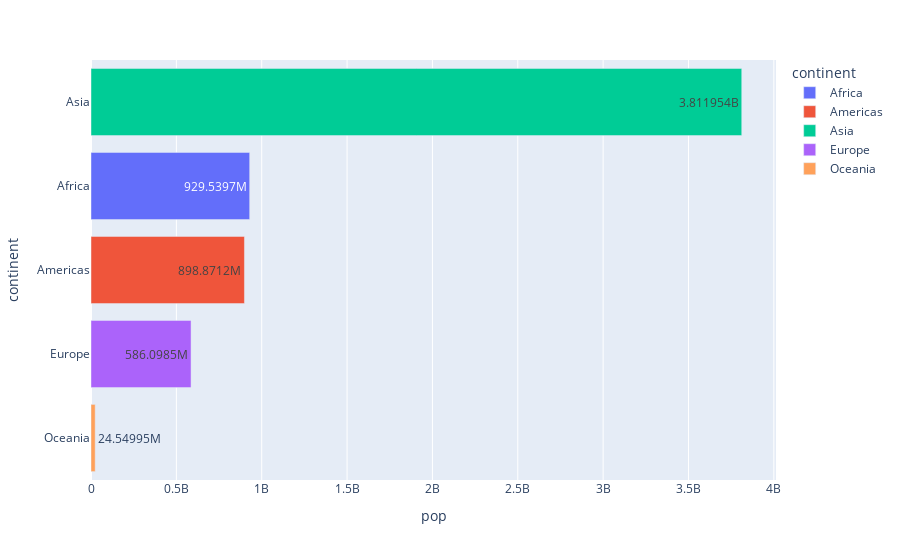

The notebook cell this image was saved under:
### Code cell
# YOUR CODE HERE
df_2007 = df.query('year==2007')
df_2007_new = df_2007.groupby('continent').sum()
fig = px.bar(df_2007_new, x="pop", y=df_2007_new.index, color=df_2007_new.index, orientation='h', text_auto= True)
fig = fig.update_yaxes(categoryorder = 'total ascending')
fig.show()

### Figure 1 — Plotly figure (JSON) as saved in the notebook; plotly's stock layout.template omitted (floating-point values rounded to 4 significant figures)
{"data": [{"alignmentgroup": "True", "hovertemplate": "continent=%{y}<br>pop=%{x}<extra></extra>", "legendgroup": "Africa", "marker": {"color": "#636efa", "pattern": {"shape": ""}}, "name": "Africa", "offsetgroup": "Africa", "orientation": "h", "showlegend": true, "textposition": "auto", "texttemplate": "%{x}", "type": "bar", "x": [929539692], "xaxis": "x", "y": ["Africa"], "yaxis": "y"}, {"alignmentgroup": "True", "hovertemplate": "continent=%{y}<br>pop=%{x}<extra></extra>", "legendgroup": "Americas", "marker": {"color": "#EF553B", "pattern": {"shape": ""}}, "name": "Americas", "offsetgroup": "Americas", "orientation": "h", "showlegend": true, "textposition": "auto", "texttemplate": "%{x}", "type": "bar", "x": [898871184], "xaxis": "x", "y": ["Americas"], "yaxis": "y"}, {"alignmentgroup": "True", "hovertemplate": "continent=%{y}<br>pop=%{x}<extra></extra>", "legendgroup": "Asia", "marker": {"color": "#00cc96", "pattern": {"shape": ""}}, "name": "Asia", "offsetgroup": "Asia", "orientation": "h", "showlegend": true, "textposition": "auto", "texttemplate": "%{x}", "type": "bar", "x": [3811953827], "xaxis": "x", "y": ["Asia"], "yaxis": "y"}, {"alignmentgroup": "True", "hovertemplate": "continent=%{y}<br>pop=%{x}<extra></extra>", "legendgroup": "Europe", "marker": {"color": "#ab63fa", "pattern": {"shape": ""}}, "name": "Europe", "offsetgroup": "Europe", "orientation": "h", "showlegend": true, "textposition": "auto", "texttemplate": "%{x}", "type": "bar", "x": [586098529], "xaxis": "x", "y": ["Europe"], "yaxis": "y"}, {"alignmentgroup": "True", "hovertemplate": "continent=%{y}<br>pop=%{x}<extra></extra>", "legendgroup": "Oceania", "marker": {"color": "#FFA15A", "pattern": {"shape": ""}}, "name": "Oceania", "offsetgroup": "Oceania", "orientation": "h", "showlegend": true, "textposition": "auto", "texttemplate": "%{x}", "type": "bar", "x": [24549947], "xaxis": "x", "y": ["Oceania"], "yaxis": "y"}], "layout": {"barmode": "relative", "legend": {"title": {"text": "continent"}, "tracegroupgap": 0}, "margin": {"t": 60}, "xaxis": {"anchor": "y", "domain": [0, 1], "title": {"text": "pop"}}, "yaxis": {"anchor": "x", "categoryarray": ["Oceania", "Europe", "Asia", "Americas", "Africa"], "categoryorder": "total ascending", "domain": [0, 1], "title": {"text": "continent"}}}}
